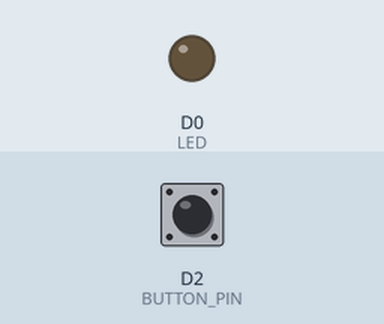
Recording of a sketch running on a simulated ESP8266 (NodeMCU). On the bench: output pins drawn as LEDs (lit = HIGH). The inputs (shaded band) are chosen by the test bench; at power-on: D2 (BUTTON_PIN) LOW. WiFi joins after 1.5 s; servers stay silent unless stated; what the sketch prints to the serial monitor is not drawn.

Above: at 1.8 s.
1.9 s: D2 (BUTTON_PIN) pulled HIGH for 0.6 s
At 4.8 s:
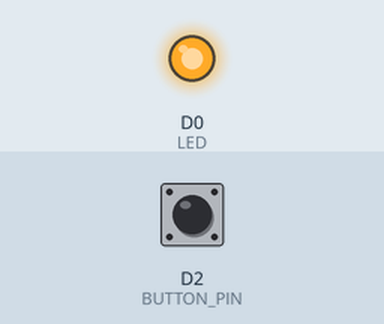
Timing chart, 0 to 10.2 s (numbered marks = the images above; inputs shaded):
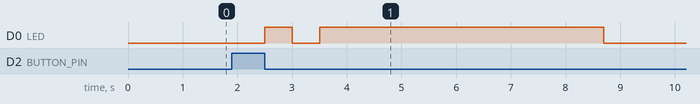

The sketch:

esp8622_button.ino
```cpp
/*
 * IoT Button
 */

#include <ESP8266WiFi.h>
int value = 1;
const char* ssid     = "BdeB";
const char* password = "";

int BUTTON_PIN= D2;   // D2 pin du ESP8266 12E board
int LED =16;          // D0 pin du ESP8266 12E board
const char* host = "maker.ifttt.com";     //IFTTT channel address
int buttonState = LOW;

void setup() {
  pinMode(BUTTON_PIN, INPUT);
  pinMode(LED,OUTPUT);
  Serial.begin(115200);
  digitalWrite(LED,LOW); // By default Off state
  Serial.println("Button not pressed");
  }

void loop() {
   buttonState = digitalRead(BUTTON_PIN);

    if (buttonState == HIGH) {

       if (value == 1){
      Serial.println("Button Pressed");//button is pulled down to ground via 10k resistor
         WiFi.disconnect();
        Serial.println("Deconnexion");
       WiFi.begin(ssid, password); // connecting to wifi
       Serial.println("Connexion");
int led = HIGH;
       while (WiFi.status() != WL_CONNECTED) {
        Serial.print(".");
       delay(500);

     //Flash de la LED
    digitalWrite(LED, led);
    led = !led;
  }
  digitalWrite(LED, LOW);//eteindre la LED

       }
       Serial.println("WiFi connecté, Adresse IP: ");
       Serial.println(WiFi.localIP());
       digitalWrite(LED,HIGH);  // LED turns On
       WiFiClient client;
       const int httpPort = 80;
       if (!client.connect(host, httpPort)) {
        Serial.println("Réseau faible");
       return;
       }
       // On crée notre URI pour le request
       String url = "/trigger/bdeb/with/key/bkYVveqwpz733INwSDuKG9";   //lien pour le trigger de l’event avec key et nom event

       // Envoi du request vers le server
       client.print(String("GET ") + url + " HTTP/1.1\r\n" + "Host: " + host + "\r\n" + "Connection: close\r\n\r\n");  // GET request

       value = 0;
       delay(5000);
       digitalWrite(LED,LOW);  // LED turns Off
       }

    else{
    value = 1;
    delay(500);
    }
}
```

Measured:
- after the input at 1.9 s, D0 (LED): LOW → HIGH after 0.60 s, → LOW 0.50 s later, → HIGH 0.50 s later, → LOW 5.2 s later
